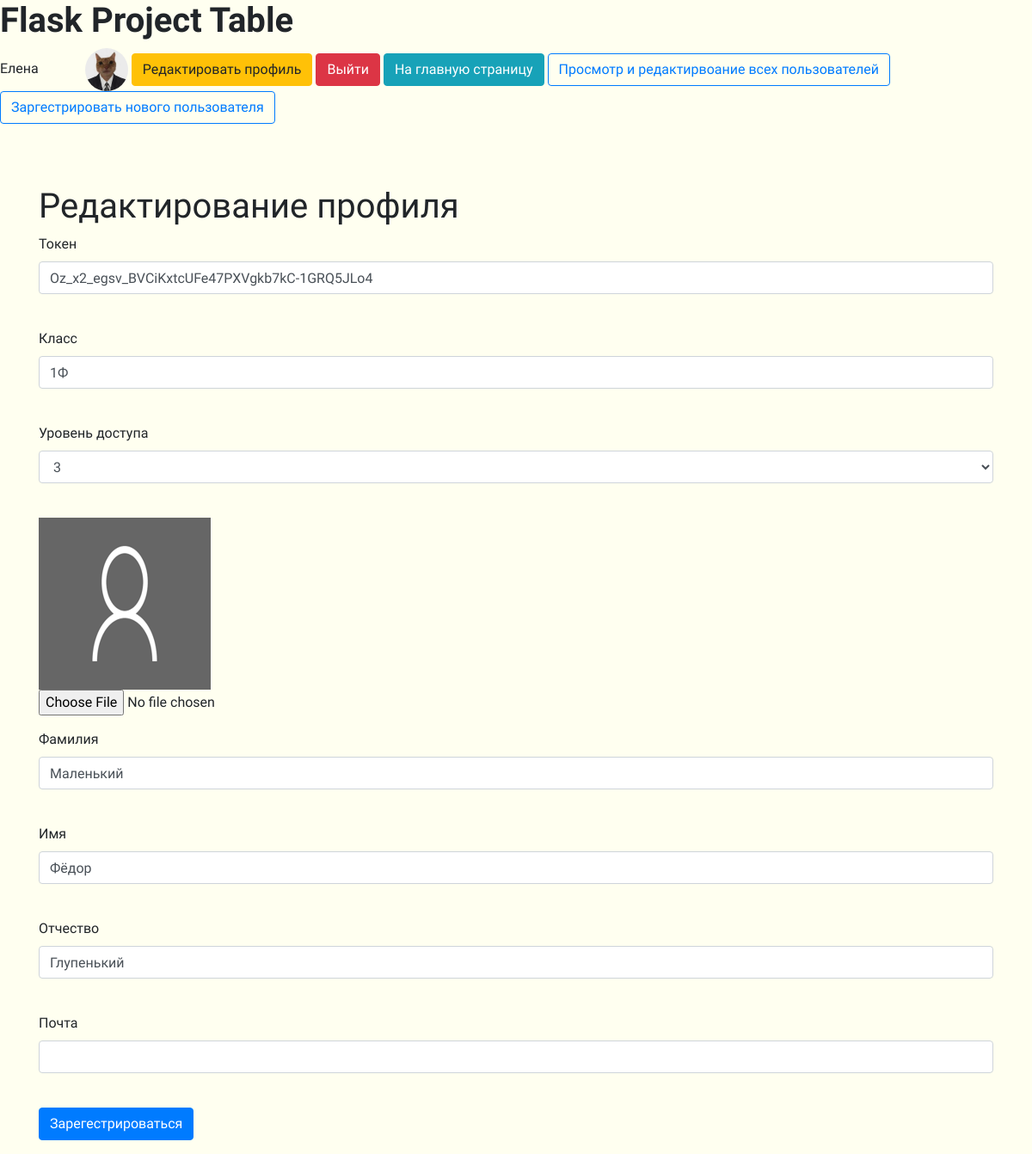
/user_edit/10 (signed in), run on the app's committed database.
### tables this page shows
CREATE TABLE "users"
(
	id INTEGER not null
		primary key,
	name VARCHAR,
	surname VARCHAR,
	patronymic VARCHAR,
	grade VARCHAR,
	email VARCHAR,
	hashed_password VARCHAR,
	modified_date DATETIME,
	access_level INTEGER,
	token VARCHAR
		unique,
	image VARCHAR default 'static/img/default.png'
);

### app.py (the view, shortened to what this page needs)
@app.route('/user_edit/<int:id>', methods=['GET', 'POST'])
@login_required
def user_edit(id):
    form = RegisterForm()
    level = 0
    if request.method == "GET":
        db_sess = db_session.create_session()
        if current_user.id == 1:
            user = db_sess.query(User).filter(User.id == id).first()
            form.access_level.choices = [(3, 3), (2, 2), (1, 1)]
            form.access_level.data = user.access_level
            level = 1 if user.id != 1 else 0
            form.password.validators = []
            form.password_again.validators = []
        else:
            user = db_sess.query(User).filter(User.id == current_user.id).first()
            form.access_level.choices = [user.access_level]
            level = 0
        if user:
            form.name.data = user.name
            form.surname.data = user.surname
            form.patronymic.data = user.patronymic
            form.grade.data = user.grade
            form.email.data = user.email
            form.token.data = user.token
        else:
            abort(404)
        image_path = user.image
    return render_template('register.html', title='Редактирование профиля', form=form,
                           level=level,
                           image_path=image_path)

### forms/register.py
class RegisterForm(FlaskForm):
    token = StringField('Токен', validators=[DataRequired()])
    grade = StringField('Класс')
    access_level = SelectField('Уровень доступа', choices=[(3, 3), (2, 2), (1, 1)])
    surname = StringField('Фамилия')
    name = StringField('Имя')
    patronymic = StringField('Отчество')
    email = EmailField('Почта', validators=[DataRequired()])
    password = PasswordField('Пароль', validators=[DataRequired()])
    password_again = PasswordField('Повторите пароль', validators=[DataRequired()])
    submit = SubmitField('Зарегестрироваться')

### app.py (called while the page is built)
@login_manager.user_loader
def load_user(user_id):
    db_sess = db_session.create_session()
    return db_sess.query(User).get(user_id)

### data/sqlalchemy/db_session.py (called while the page is built)
def create_session() -> Session:
    global __factory
    return __factory()

### templates/register.html (shortened to what this page needs)
{% extends "base.html" %}
{% block content %}
    <h1>{{ title }}</h1>
    <form action="" enctype=multipart/form-data method="post">
        <p>
            {{ form.token.label }}
            {% if level == 1 %}
                <br>{{ form.token(class="form-control", type="token") }}<br>
            {% else %}
                <br>{{ form.token(class="form-control", type="token", readonly="readonly") }}<br>
            {% endif %}
        <p>
            {{ form.grade.label }}
            {% if level == 1 %}
                <br>{{ form.grade(class="form-control", type="grade") }}<br>
            {% else %}
                <br>{{ form.grade(class="form-control", type="grade", readonly="readonly") }}<br>
            {% endif %}
        <p>
            {{ form.access_level.label }}<br>
            {{ form.access_level(class="form-control", type="access_level") }}<br>
        <p>
            <img src="{{ image_path }}" alt="А где">
            <input type=file class="form-control-file"
                   accept="image/png, image/jpg, image/jpeg" name=file value=Upload>
        <p>
            {{ form.surname.label }}<br>
            {{ form.surname(class="form-control", type="surname") }}<br>
        <p>
            {{ form.name.label }}<br>
            {{ form.name(class="form-control", type="name") }}<br>
        <p>
            {{ form.patronymic.label }}<br>
            {{ form.patronymic(class="form-control", type="patronymic") }}<br>
        <p>
            {{ form.email.label }}<br>
            {{ form.email(class="form-control", type="email") }}<br>
        <p>{{ form.submit(type="submit", class="btn btn-primary") }}</p>
    </form>
{% endblock %}

### templates/base.html (shortened to what this page needs)
<!DOCTYPE html>
<html lang="en">
<head>
    <link rel="stylesheet"
          href="https://stackpath.bootstrapcdn.com/bootstrap/4.4.1/css/bootstrap.min.css"
>
    <link rel="stylesheet" type="text/css"
          href="{{ url_for('static', filename='css/style.css') }}"/>
</head>
<body>
<h1 class="textFont SuperBold">Flask Project Table</h1>
<nav>
    {% if current_user.is_authenticated %}
        <div class="textFont">{{ current_user.name }}
            <img class="userImg" style="margin-left: 50px;" src="{{ current_user.image }}"
                 alt="А где" width=50 height=50>
            <a class="btn btn-warning" href="/user_edit/{{ current_user.id }}">Редактировать
                профиль</a>
            <a class="btn btn-danger" href="/logout">Выйти</a>
            <a class="btn btn-info" href="/">На главную страницу
            </a>
            {% if current_user.access_level == 3 %}
                <a class="btn btn-outline-primary" href="/users">Просмотр и редактирвоание всех
                    пользователей
                </a>
                <a class="btn btn-outline-primary" href="/register">Заргестрировать нового
                    пользователя
                </a>
                </div>
            {% endif %}
        <br>
        <br>
        <br>
    {% else %}
        <p>
            <a class="btn btn-success" href="/token">Войти</a>
        </p>
    {% endif %}
</nav>
<main role="main" class="container">
    {% block content %}{% endblock %}
</main>
</body>
</html>

### static/css/style.css (style rules this page uses)
body { background-color: #fffff0; }
.userImg { border-radius: 50%; }
* { font-family: 'Comfortaa', cursive; }
.textFont { font-family: 'Comfortaa', cursive; }
.textFont.SuperBold { font-weight: 900; }
.btn { font-family: 'Comfortaa', cursive; }

### data on the page
users: name "Елена"
users: token "Oz_x2_egsv_BVCiKxtcUFe47PXVgkb7kC-1GRQ5JLo4", grade "1Ф", access_level "3", image (placeholder picture), surname "Маленький", name "Фёдор", patronymic "Глупенький"

### other printed values
{{ title }} "Редактирование профиля"
